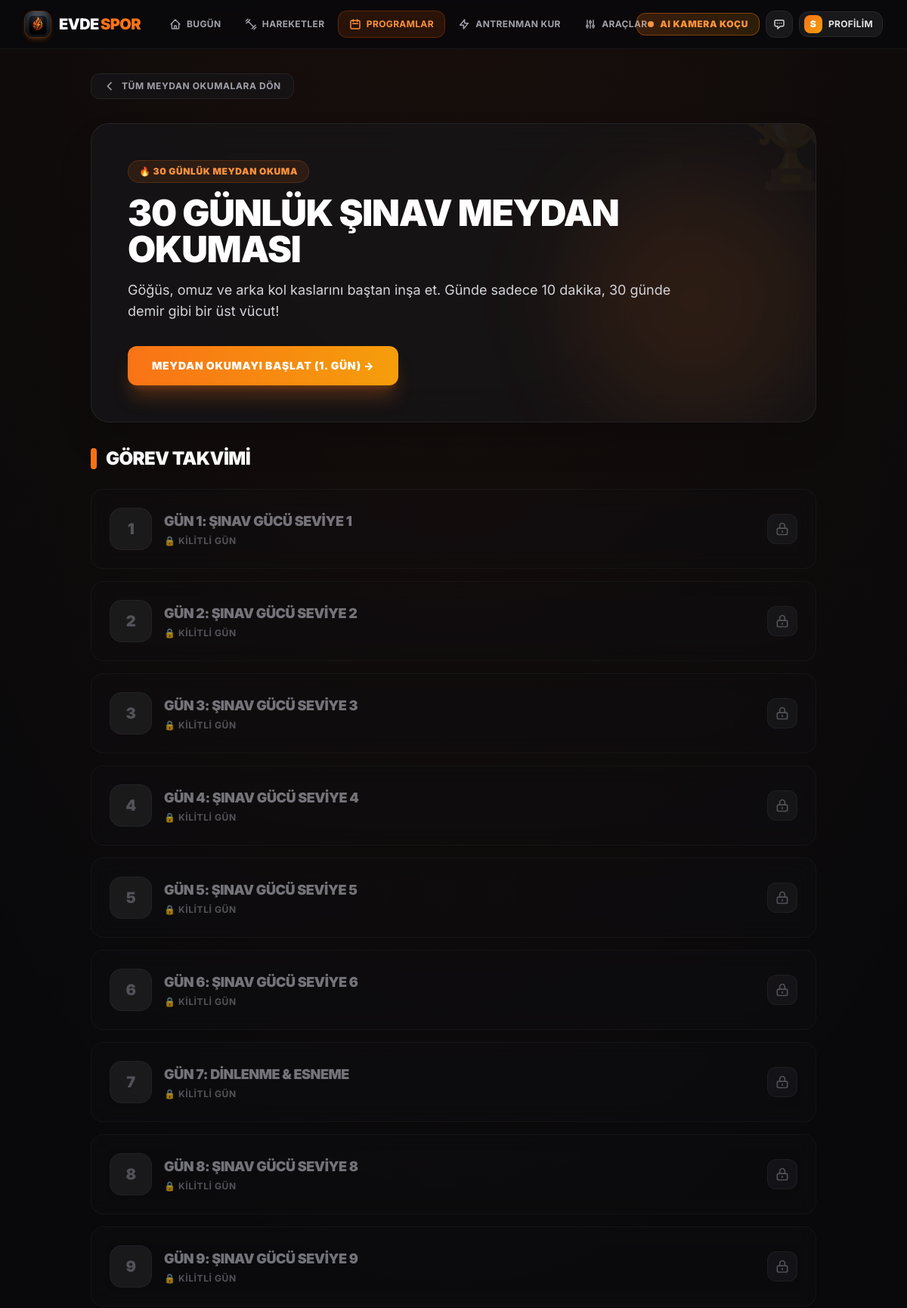
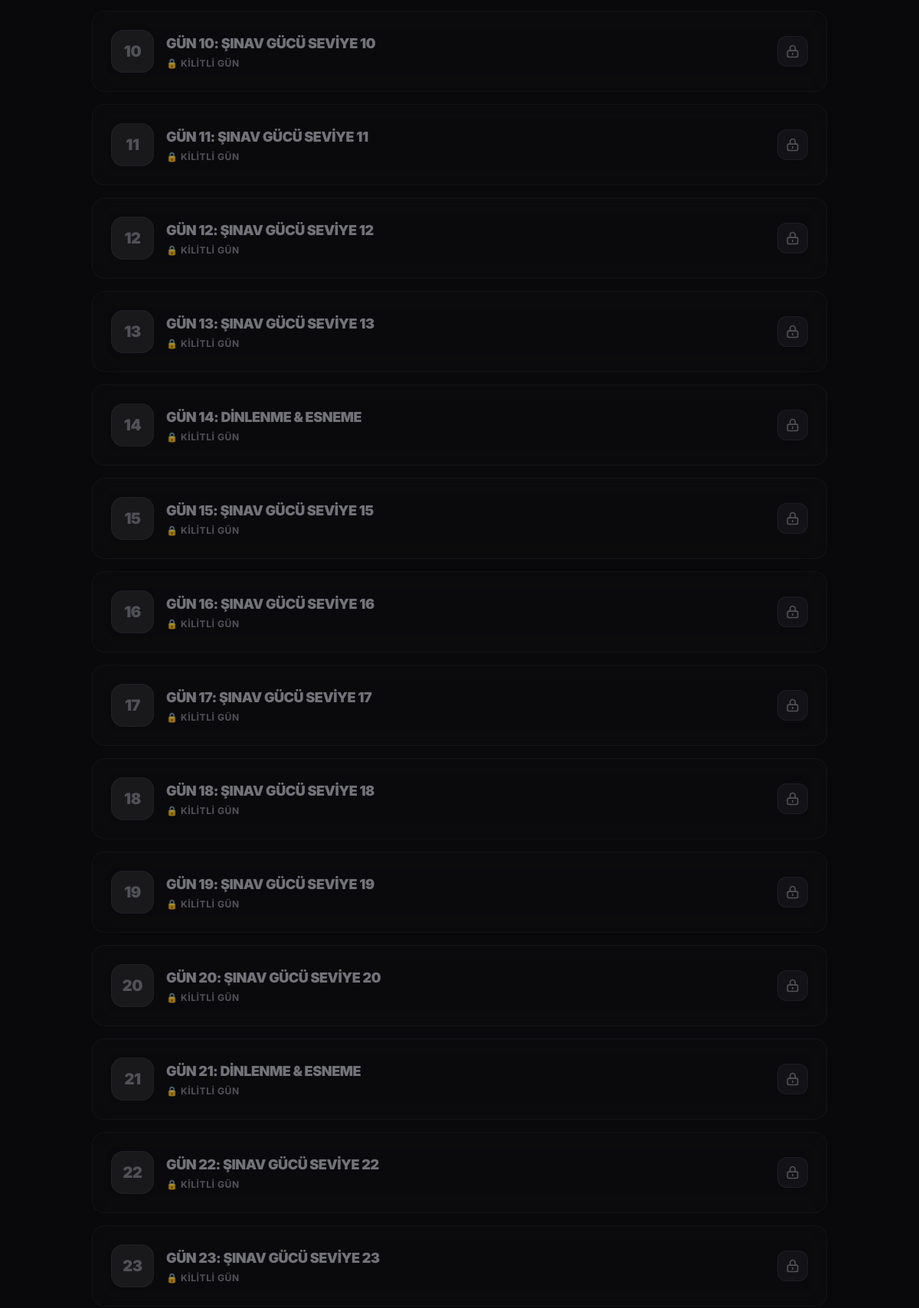
/challenges/30-gun-sinav (signed in, upper part), run on the app's committed database (2 pictures, top to bottom).
### models.py (models this page shows)
class User(UserMixin, db.Model):
    id = db.Column(db.Integer, primary_key=True)
    name = db.Column(db.String(100), nullable=False)
    email = db.Column(db.String(120), unique=True, nullable=False)
    password_hash = db.Column(db.String(256), nullable=False)
    avatar_url = db.Column(db.Text, nullable=True)
    created_at = db.Column(db.DateTime, default=datetime.utcnow)
    water_intake_ml = db.Column(db.Integer, default=0)
    fasting_start = db.Column(db.DateTime, nullable=True)
    quiz_completed = db.Column(db.Boolean, default=False)
    goal = db.Column(db.String(50), nullable=True)
    fitness_level = db.Column(db.String(50), nullable=True)
    target_area = db.Column(db.String(50), nullable=True)
    current_streak = db.Column(db.Integer, default=0)
    longest_streak = db.Column(db.Integer, default=0)
    last_active_date = db.Column(db.Date, nullable=True)
    favorites = db.relationship('Exercise', secondary=user_favorites, lazy='subquery',
        backref=db.backref('favorited_by', lazy=True))

class Challenge(db.Model):
    id = db.Column(db.Integer, primary_key=True)
    title = db.Column(db.String(100), nullable=False)
    slug = db.Column(db.String(100), unique=True, nullable=False)
    description = db.Column(db.Text, nullable=True)
    duration_days = db.Column(db.Integer, nullable=False)

class ChallengeDay(db.Model):
    id = db.Column(db.Integer, primary_key=True)
    challenge_id = db.Column(db.Integer, db.ForeignKey('challenge.id'), nullable=False)
    day_number = db.Column(db.Integer, nullable=False)
    title = db.Column(db.String(100), nullable=True)
    challenge = db.relationship('Challenge', backref=db.backref('days', lazy=True))

### app.py (the view, shortened to what this page needs)
    @app.route('/challenges/<slug>', methods=['GET', 'POST'])
    @login_required
    def challenge_detail(slug):
        challenge = Challenge.query.filter_by(slug=slug).first_or_404()
        user_challenge = UserChallenge.query.filter_by(user_id=current_user.id, challenge_id=challenge.id).first()
        days = ChallengeDay.query.filter_by(challenge_id=challenge.id).order_by(ChallengeDay.day_number).all()
        return render_template('challenge_detail.html', challenge=challenge, user_challenge=user_challenge, days=days)

### templates/challenge_detail.html (shortened to what this page needs)
{% extends 'base.html' %}
{% block content %}
<div class="max-w-5xl mx-auto relative z-10 space-y-8">
    <div>
        <a href="/challenges" class="inline-flex items-center gap-2 text-zinc-400 hover:text-orange-400 transition-colors font-bold text-xs uppercase tracking-wider bg-zinc-900/60 border border-zinc-800/80 px-4 py-2 rounded-xl backdrop-blur-md">
            <svg class="w-4 h-4" fill="none" stroke="currentColor" viewBox="0 0 24 24"><path stroke-linecap="round" stroke-linejoin="round" stroke-width="2.5" d="M15 19l-7-7 7-7"></path></svg>
            Tüm Meydan Okumalara Dön
        </a>
    </div>
    <div class="relative rounded-3xl overflow-hidden border border-zinc-800/80 bg-zinc-900/60 p-8 md:p-12 shadow-2xl backdrop-blur-xl">
        <div class="absolute -right-12 -top-12 text-9xl opacity-5 select-none pointer-events-none">🏆</div>
        <div class="absolute right-0 bottom-0 w-80 h-80 bg-orange-500/10 rounded-full blur-3xl pointer-events-none"></div>
        <div class="relative z-10 max-w-3xl">
            <div class="inline-flex items-center gap-2 px-3.5 py-1.5 rounded-full text-xs font-black uppercase tracking-wider bg-orange-500/10 border border-orange-500/20 text-orange-400 mb-4">
                🔥 {{ challenge.duration_days }} Günlük Meydan Okuma
            </div>
            <h1 class="text-3xl md:text-5xl font-black text-white font-heading uppercase tracking-tight mb-4">
                {{ challenge.title }}
            </h1>
            <p class="text-zinc-300 text-base md:text-lg leading-relaxed mb-8 font-normal">
                {{ challenge.description }}
            </p>
            {% if not user_challenge %}
                <form action="/challenges/{{ challenge.slug }}" method="POST">
                    <button type="submit" class="inline-flex items-center gap-2 px-8 py-4 rounded-xl bg-gradient-to-r from-orange-500 to-amber-500 hover:from-orange-600 hover:to-amber-600 text-white font-black text-sm uppercase tracking-wider shadow-xl shadow-orange-500/25 transition-all transform hover:-translate-y-0.5 cursor-pointer">
                        Meydan Okumayı Başlat (1. Gün) →
                    </button>
                </form>
            {% endif %}
        </div>
    </div>
    <div class="space-y-6">
        <h2 class="text-2xl font-black text-white font-heading uppercase tracking-tight flex items-center gap-3">
            <span class="w-2 h-7 bg-orange-500 rounded-full"></span>
            Görev Takvimi
        </h2>
        <div class="space-y-4">
            {% for day in days %}
                {% set is_locked = not user_challenge or day.day_number > user_challenge.current_day %}
                {% set is_current = user_challenge and day.day_number == user_challenge.current_day %}
                {% set is_completed = user_challenge and day.day_number < user_challenge.current_day %}
                <div class="rounded-2xl border transition-all duration-300 p-5 md:p-6 backdrop-blur-md
                    {% if is_locked %} border-zinc-800/50 bg-zinc-900/30 opacity-70
                    {% elif is_current %} border-orange-500/60 bg-orange-950/20 shadow-lg shadow-orange-500/10
                    {% else %} border-emerald-500/30 bg-zinc-900/60 {% endif %}">
                    <div class="flex flex-col md:flex-row md:items-center justify-between gap-5">
                        <div class="flex items-center gap-4">
                            <div class="w-14 h-14 rounded-2xl flex items-center justify-center font-heading font-black text-xl shrink-0
                                {% if is_locked %} bg-zinc-800/80 text-zinc-500 border border-zinc-700/40
                                {% elif is_current %} bg-orange-500 text-white shadow-lg shadow-orange-500/30
                                {% else %} bg-emerald-500/20 text-emerald-400 border border-emerald-500/30 {% endif %}">
                                {% if is_completed %}✓{% else %}{{ day.day_number }}{% endif %}
                            </div>
                            <div>
                                <h3 class="text-lg font-black font-heading uppercase tracking-tight
                                    {% if is_locked %} text-zinc-400 {% else %} text-white {% endif %}">
                                    {{ day.title }}
                                </h3>
                                <div class="flex items-center gap-2 mt-1">
                                    <span class="text-xs font-bold uppercase tracking-wider
                                        {% if is_locked %} text-zinc-500
                                        {% elif is_current %} text-orange-400 flex items-center gap-1.5
                                        {% else %} text-emerald-400 {% endif %}">
                                        {% if is_locked %}
                                            🔒 Kilitli Gün
                                        {% elif is_current %}
                                            <span class="w-2 h-2 rounded-full bg-orange-400 animate-ping"></span>
                                            Bugünün Görevi
                                        {% else %}
                                            ✓ Tamamlandı
                                        {% endif %}
                                    </span>
                                </div>
                            </div>
                        </div>
                        {% if not is_locked %}
                            <div class="flex flex-col gap-2.5 w-full md:w-auto md:min-w-[280px]">
                                {% for ex in day.exercises %}
                                    <a href="/egzersizler/{{ ex.exercise.slug }}" class="flex items-center justify-between bg-zinc-950/60 hover:bg-zinc-800/80 border border-zinc-800 px-3.5 py-2 rounded-xl text-xs group transition-all">
                                        <span class="font-bold text-zinc-300 group-hover:text-orange-400 transition-colors truncate">
                                            {{ ex.exercise.name }}
                                        </span>
                                        <span class="text-orange-400 font-mono font-bold shrink-0 ml-3">
                                            {{ ex.sets }} × {{ ex.reps }}
                                        </span>
                                    </a>
                                {% endfor %}
                                {% if is_current %}
                                    <form action="/challenges/{{ challenge.slug }}/tamamla" method="POST" class="pt-1">
                                        <button type="submit" class="w-full py-2.5 px-4 rounded-xl bg-orange-500 hover:bg-orange-600 text-white font-bold text-xs uppercase tracking-wider shadow-lg shadow-orange-500/20 transition-all cursor-pointer">
                                            Günü Tamamla ve İlerle ✓
                                        </button>
                                    </form>
                                {% endif %}
                            </div>
                        {% else %}
                            <div class="w-10 h-10 rounded-xl bg-zinc-800/50 border border-zinc-700/40 flex items-center justify-center shrink-0">
                                <svg class="w-5 h-5 text-zinc-500" fill="none" viewBox="0 0 24 24" stroke="currentColor"><path stroke-linecap="round" stroke-linejoin="round" stroke-width="2" d="M12 15v2m-6 4h12a2 2 0 002-2v-6a2 2 0 00-2-2H6a2 2 0 00-2 2v6a2 2 0 002 2zm10-10V7a4 4 0 00-8 0v4h8z"></path></svg>
                            </div>
                        {% endif %}
                    </div>
                </div>
            {% endfor %}
        </div>
    </div>
</div>
{% endblock %}

### templates/base.html (shortened to what this page needs)
<!DOCTYPE html>
<html lang="tr">
<head>
    <script src="https://cdn.tailwindcss.com"></script>
</head>
<body class="font-sans min-h-screen flex flex-col antialiased pb-24 md:pb-0" x-data="{ assistantOpen: false }">
{% if not hide_nav %}
{% set p = request.path %}
<nav class="glass-nav sticky top-0 z-50 text-white pt-safe">
    <div class="max-w-7xl mx-auto px-4 sm:px-6 lg:px-8">
        <div class="flex justify-between items-center h-16 gap-3">
            <div class="flex items-center gap-4 lg:gap-6 min-w-0">
                <a href="/" class="shrink-0 text-lg md:text-xl font-black tracking-tight uppercase text-white flex items-center gap-2.5 group">
                    <div class="w-9 h-9 rounded-xl overflow-hidden shadow-md shadow-orange-500/20 border border-orange-500/30 bg-zinc-950 shrink-0">
                        <img src="/static/images/app_logo.jpg" alt="Evde Spor Logo" class="w-full h-full object-cover">
                    </div>
                    <span class="font-heading font-black tracking-tight text-white flex items-center">
                        EVDE<span class="text-orange-500 ml-0.5">SPOR</span>
                    </span>
                </a>
                <div class="hidden md:flex items-center gap-1">
                    <a href="/" class="nav-link {% if p == '/' %}nav-active{% endif %}">
                        <svg class="w-4 h-4" fill="none" stroke="currentColor" stroke-width="2.2" viewBox="0 0 24 24"><path stroke-linecap="round" stroke-linejoin="round" d="M3 12l2-2m0 0l7-7 7 7M5 10v10a1 1 0 001 1h3m10-11l2 2m-2-2v10a1 1 0 01-1 1h-3m-6 0a1 1 0 001-1v-4a1 1 0 011-1h2a1 1 0 011 1v4a1 1 0 001 1m-6 0h6"/></svg>
                        <span>Bugün</span>
                    </a>
                    <a href="/egzersizler" class="nav-link {% if p.startswith('/egzersizler') or p.startswith('/egzersiz/') %}nav-active{% endif %}">
                        <svg class="w-4 h-4" fill="none" stroke="currentColor" stroke-width="2.2" viewBox="0 0 24 24"><path stroke-linecap="round" stroke-linejoin="round" d="M6.5 6.5L17.5 17.5M3 10l7-7M14 21l7-7M2 6l4-4M18 22l4-4"/></svg>
                        <span>Hareketler</span>
                    </a>
                    <a href="/programlar" class="nav-link {% if p.startswith('/programlar') or p.startswith('/challenges') or p.startswith('/liderlik') %}nav-active{% endif %}">
                        <svg class="w-4 h-4" fill="none" stroke="currentColor" stroke-width="2.2" viewBox="0 0 24 24"><path stroke-linecap="round" stroke-linejoin="round" d="M8 7V3m8 4V3m-9 8h10M5 21h14a2 2 0 002-2V7a2 2 0 00-2-2H5a2 2 0 00-2 2v12a2 2 0 002 2z"/></svg>
                        <span>Programlar</span>
                    </a>
                    <a href="/antrenman-olustur" class="nav-link {% if p.startswith('/antrenman-olustur') or p.startswith('/kalistenik-agaci') %}nav-active{% endif %}">
                        <svg class="w-4 h-4" fill="none" stroke="currentColor" stroke-width="2.2" viewBox="0 0 24 24"><path stroke-linecap="round" stroke-linejoin="round" d="M13 10V3L4 14h7v7l9-11h-7z"/></svg>
                        <span>Antrenman Kur</span>
                    </a>
                    <a href="/araclar" class="nav-link {% if p.startswith('/araclar') or p.startswith('/breathe') %}nav-active{% endif %}">
                        <svg class="w-4 h-4" fill="none" stroke="currentColor" stroke-width="2.2" viewBox="0 0 24 24"><path stroke-linecap="round" stroke-linejoin="round" d="M12 6V4m0 2a2 2 0 100 4m0-4a2 2 0 110 4m-6 8a2 2 0 100-4m0 4a2 2 0 110-4m0 4v2m0-6V4m6 6v10m6-2a2 2 0 100-4m0 4a2 2 0 110-4m0 4v2m0-6V4"/></svg>
                        <span>Araçlar</span>
                    </a>
                </div>
            </div>
            <div class="flex items-center gap-2 shrink-0">
                <a href="/ai-koc" class="hidden md:inline-flex items-center gap-2 px-3.5 py-1.5 rounded-xl bg-gradient-to-r from-orange-500/20 to-amber-500/15 hover:from-orange-500 hover:to-amber-500 border border-orange-500/40 text-orange-400 hover:text-white text-xs font-black uppercase tracking-wider transition-all">
                    <span class="w-2 h-2 rounded-full bg-orange-400 animate-pulse"></span>
                    <span>AI Kamera Koçu</span>
                </a>
                <button type="button" @click="assistantOpen = !assistantOpen" title="Akıllı Koç Asistanı"
                        class="w-9 h-9 rounded-xl bg-zinc-900 border border-zinc-800 hover:border-orange-500/50 flex items-center justify-center text-zinc-300 hover:text-orange-400 transition-colors cursor-pointer">
                    <svg class="w-4 h-4" fill="none" stroke="currentColor" stroke-width="2.2" viewBox="0 0 24 24"><path stroke-linecap="round" stroke-linejoin="round" d="M8 10h.01M12 10h.01M16 10h.01M9 16H5a2 2 0 01-2-2V6a2 2 0 012-2h14a2 2 0 012 2v8a2 2 0 01-2 2h-5l-5 5v-5z"/></svg>
                </button>
                {% if current_user.is_authenticated %}
                    <a href="/profil" class="whitespace-nowrap hover:border-orange-500/60 transition-colors pl-1.5 pr-3 py-1 text-xs font-bold text-zinc-200 uppercase tracking-wide flex items-center gap-2 bg-zinc-900 border border-zinc-800 rounded-xl">
                        {% if current_user.avatar_url %}
                            <img src="{{ current_user.avatar_url }}" alt="{{ current_user.name }}" class="w-6 h-6 rounded-lg object-cover border border-orange-500/40 shrink-0">
                        {% else %}
                            <span class="w-6 h-6 rounded-lg bg-gradient-to-br from-orange-500 to-amber-500 flex items-center justify-center text-white text-xs font-black">{{ (current_user.name or 'S')[:1]|upper }}</span>
                        {% endif %}
                        <span class="hidden sm:inline">Profilim</span>
                    </a>
                {% endif %}
            </div>
        </div>
    </div>
</nav>
{% endif %}
    <main class="{% if hide_nav %}w-full min-h-screen p-0 m-0 relative{% else %}flex-grow container mx-auto px-4 sm:px-6 lg:px-8 py-5 sm:py-8 relative z-10{% endif %}">
        {% block content %}{% endblock %}
    </main>
</body>
</html>

### data on the page
User: name "S"
Challenge: duration_days "30", title "30 GÜNLÜK ŞINAV MEYDAN OKUMASI", description "Göğüs, omuz ve arka kol kaslarını baştan inşa et. Günde sadece 10 dakika, 30 günde demir gibi bir üst vücut!"
ChallengeDay: day_number "1", title "GÜN 1: ŞINAV GÜCÜ SEVIYE 1"
ChallengeDay: day_number "2", title "GÜN 2: ŞINAV GÜCÜ SEVIYE 2"
ChallengeDay: day_number "3", title "GÜN 3: ŞINAV GÜCÜ SEVIYE 3"
ChallengeDay: day_number "4", title "GÜN 4: ŞINAV GÜCÜ SEVIYE 4"
ChallengeDay: day_number "5", title "GÜN 5: ŞINAV GÜCÜ SEVIYE 5"
ChallengeDay: day_number "6", title "GÜN 6: ŞINAV GÜCÜ SEVIYE 6"
ChallengeDay: day_number "7", title "GÜN 7: DINLENME & ESNEME"
ChallengeDay: day_number "8", title "GÜN 8: ŞINAV GÜCÜ SEVIYE 8"
ChallengeDay: day_number "9", title "GÜN 9: ŞINAV GÜCÜ SEVIYE 9"
ChallengeDay: day_number "10", title "GÜN 10: ŞINAV GÜCÜ SEVIYE 10"
ChallengeDay: day_number "11", title "GÜN 11: ŞINAV GÜCÜ SEVIYE 11"
ChallengeDay: day_number "12", title "GÜN 12: ŞINAV GÜCÜ SEVIYE 12"
ChallengeDay: day_number "13", title "GÜN 13: ŞINAV GÜCÜ SEVIYE 13"
ChallengeDay: day_number "14", title "GÜN 14: DINLENME & ESNEME"
ChallengeDay: day_number "15", title "GÜN 15: ŞINAV GÜCÜ SEVIYE 15"
ChallengeDay: day_number "16", title "GÜN 16: ŞINAV GÜCÜ SEVIYE 16"
ChallengeDay: day_number "17", title "GÜN 17: ŞINAV GÜCÜ SEVIYE 17"
ChallengeDay: day_number "18", title "GÜN 18: ŞINAV GÜCÜ SEVIYE 18"
ChallengeDay: day_number "19", title "GÜN 19: ŞINAV GÜCÜ SEVIYE 19"
ChallengeDay: day_number "20", title "GÜN 20: ŞINAV GÜCÜ SEVIYE 20"
ChallengeDay: day_number "21", title "GÜN 21: DINLENME & ESNEME"
ChallengeDay: day_number "22", title "GÜN 22: ŞINAV GÜCÜ SEVIYE 22"
ChallengeDay: day_number "23", title "GÜN 23: ŞINAV GÜCÜ SEVIYE 23"
